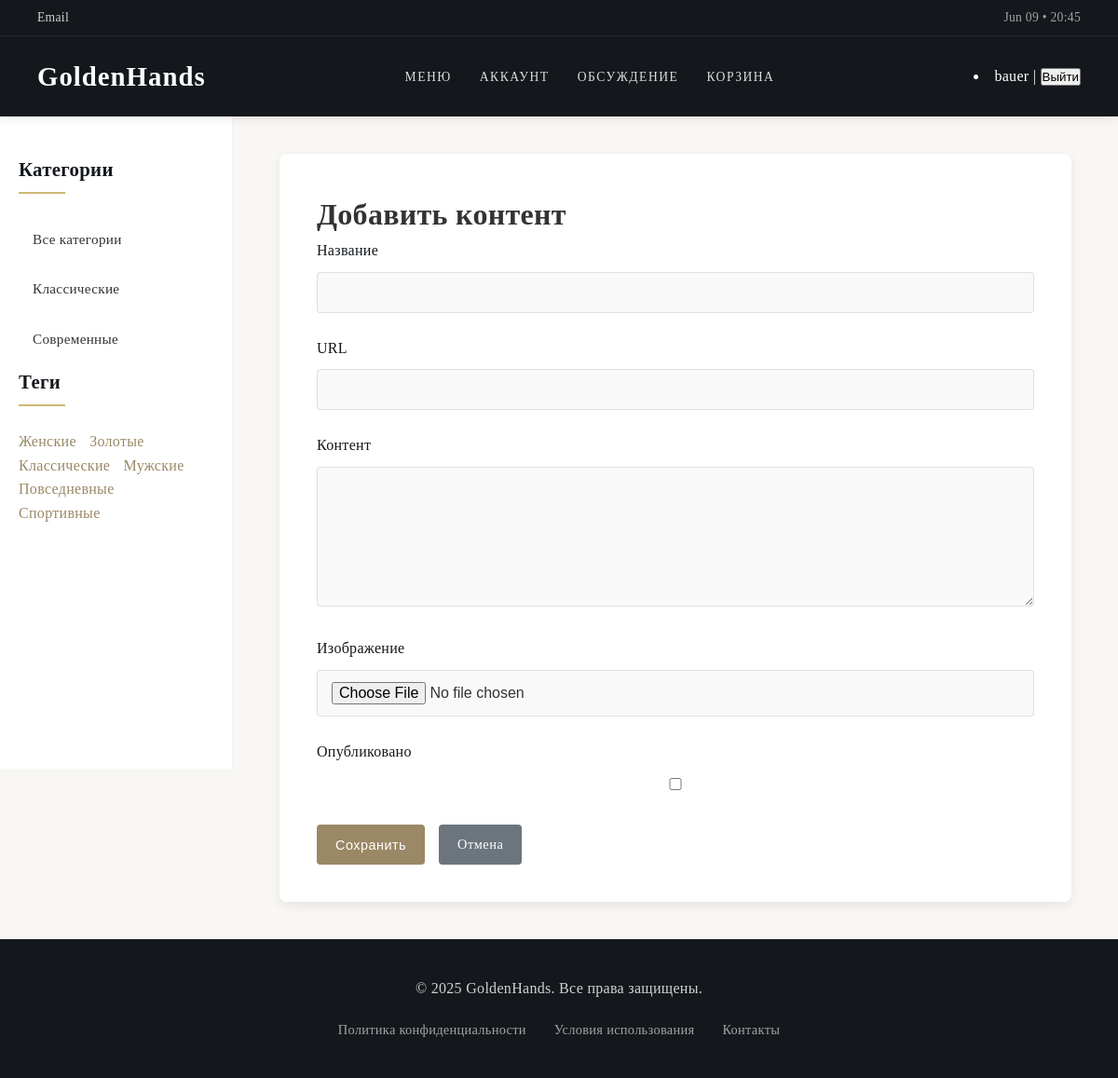
The app's page /add-user-content/ (signed in) with its own data.
### users/models.py (models this page shows)
class User(AbstractUser):
    date_birth = models.DateField(null=True, blank=True)
    photo = models.ImageField(upload_to='users/%Y/%m/%d/', blank=True)

### WebApp/models.py (models this page shows, shortened)
class Category(models.Model):
    name = models.CharField('Название', max_length=100)
    slug = models.SlugField('URL', max_length=100, unique=True)
    class Meta:
        verbose_name = 'Категория'
        verbose_name_plural = 'Категории'
        ordering = ['name']

class Tag(models.Model):
    name = models.CharField('Название', max_length=100, db_index=True)
    slug = models.SlugField('URL', max_length=255, unique=True, db_index=True)
    class Meta:
        verbose_name = 'Тег'
        verbose_name_plural = 'Теги'
        ordering = ['name']

### WebApp/views.py (the view, shortened to what this page needs)
# urls.py: path('add-user-content/', views.AddUserContentView.as_view(), name='add_user_content'),
class AddUserContentView(LoginRequiredMixin, DataMixin, CreateView):
    model = UserContent
    form_class = UserContentForm
    template_name = 'add_user_content.html'
    success_url = reverse_lazy('user_content_list')
    title_page = 'Добавить контент'

### WebApp/forms.py (shortened to what this page needs)
class UserContentForm(forms.ModelForm):
    class Meta:
        model = UserContent
        fields = ['title', 'slug', 'content', 'image', 'is_published']
        widgets = {
            'title': forms.TextInput(attrs={'class': 'form-input'}),
            'content': forms.Textarea(attrs={'cols': 50, 'rows': 5}),
            'image': forms.FileInput(),
        }
        labels = {
            'title': 'Название',
            'slug': 'URL',
            'content': 'Контент',
            'image': 'Изображение',
            'is_published': 'Опубликовано'
        }

### WebApp/templatetags/watch_tags.py (called while the page is built)
@register.inclusion_tag('list_categories.html')
def show_categories(cat_selected=0):
    cats = Category.objects.all()
    return {'cats': cats, 'cat_selected': cat_selected}

@register.inclusion_tag('list_tags.html')
def show_tags():
    tags = Tag.objects.annotate(total=Count('watches')).filter(total__gt=0)
    return {'tags': tags}

### WebApp/utils.py (called while the page is built)
    def get_mixin_context(self, context, **kwargs):
        context['menu'] = menu
        context['categories'] = Category.objects.all()
        if self.title_page:
            context['title'] = self.title_page
        context.update(kwargs)
        return context

    def get_context_data(self, **kwargs):
        context = super().get_context_data(**kwargs)
        return self.get_mixin_context(context)

### WebProgramming/context_processors.py (called while the page is built)
def current_time(request):
    return {'current_time': datetime.now().strftime("%b %d • %H:%M")}

### users/context_processors.py (called while the page is built)
def get_women_context(request):
    return {'mainmenu': menu}

### templates/add_user_content.html (shortened to what this page needs)
{% extends 'base.html' %}
{% load static %}
{% block content %}
    <div class="watch-form">
        <h1>{{ title }}</h1>
        <form method="post" enctype="multipart/form-data">
            {% for field in form %}
                <div class="form-group">
                    <label for="{{ field.id_for_label }}">{{ field.label }}</label>
                    {{ field }}
                </div>
            {% endfor %}
            <div class="form-actions">
                <button type="submit" class="btn btn-submit">Сохранить</button>
                <a href="{% url 'user_content_list' %}" class="btn btn-back">Отмена</a>
            </div>
        </form>
    </div>
{% endblock %}

### templates/base.html (shortened to what this page needs)
<!DOCTYPE html>
<html lang="ru">
<head>
    {% load static %}
    <link rel="stylesheet" href="{% static 'css/styles.css' %}">
</head>
<body>
    <header class="header">
        <div class="top-nav">
            <a href="#" class="email-link">Email</a>
            <span class="timestamp">{{ current_time|default:"Время не указано" }}</span>
        </div>
        <nav class="main-nav">
            <div class="brand-logo">
                <a href="{% url 'home' %}">GoldenHands</a>
            </div>
            <ul class="nav-links">
                <li><a href="{% url 'home' %}">Меню</a></li>
                <li><a href="{% url 'users:profile' %}">Аккаунт</a></li>
                <li><a href="{% url 'user_content_list' %}">Обсуждение</a></li>
                <li><a href="{% url 'cart' %}">Корзина</a></li>
            </ul>
            {% if user.is_authenticated %}
            <li class="last">{{ user.username }} |
                <form action="{% url 'users:logout' %}" method="post" style="display:inline;">
                    <button type="submit">Выйти</button>
                </form>
            </li>
            {% endif %}
        </nav>
    </header>
    <div class="container">
        <aside class="sidebar">
            {% block sidebar %}
                {% load watch_tags %}
                <h3>Категории</h3>
                <ul class="category-list">
                    {% if cat_selected == 0 %}
                        <li class="selected"><span>Все категории</span></li>
                    {% else %}
                        <li><a href="{% url 'home' %}">Все категории</a></li>
                    {% endif %}
                    {% show_categories cat_selected %}
                </ul>
                <h3>Теги</h3>
                {% show_tags %}
            {% endblock %}
        </aside>
        <main class="main-content">
            {% block content %}{% endblock %}
        </main>
    </div>
    <footer class="footer">
        {% block footer %}
            <p>&copy; 2025 GoldenHands. Все права защищены.</p>
            <div class="footer-links">
                <a href="#">Политика конфиденциальности</a>
                <a href="#">Условия использования</a>
                <a href="#">Контакты</a>
            </div>
        {% endblock %}
    </footer>
</body>
</html>

### templates/list_categories.html
<ul class="category-list">
    {% for cat in cats %}
        {% if cat.id == cat_selected %}
            <li class="selected"><span>{{ cat.name }}</span></li>
        {% else %}
            <li><a href="{% url 'category' cat.id %}">{{ cat.name }}</a></li>
        {% endif %}
    {% endfor %}
</ul>

### templates/list_tags.html
{% if tags %}
<ul class="tags-list">
    {% for tag in tags %}
        <li><a href="{% url 'tag' tag.slug %}">{{ tag.name }}</a></li>
    {% endfor %}
</ul>
{% endif %}

### static/css/styles.css (style rules this page uses)
* { margin: 0; padding: 0; box-sizing: border-box; }
:root { --primary-color: #14181c; --secondary-color: #9a8866; --accent-color: #d0b872; --light-color: #f8f7f4; --dark-color: #191919; --gray-color: #e0e0e0; --text-color: #333; --text-light: #717171; --border-radius: 4px; --shadow: 0 4px 12px rgba(0, 0, 0, 0.08); --transition: all 0.3s ease; }
body { font-family: 'Georgia', serif; color: var(--text-color); background-color: var(--light-color); line-height: 1.6; letter-spacing: 0.3px; }
.header { background-color: var(--primary-color); color: #fff; padding: 0; position: sticky; top: 0; z-index: 1000; box-shadow: 0 2px 10px rgba(0, 0, 0, 0.1); }
.top-nav { display: flex; justify-content: space-between; font-size: 0.85em; padding: 8px 40px; border-bottom: 1px solid rgba(255, 255, 255, 0.08); }
.email-link { color: rgba(255, 255, 255, 0.8); text-decoration: none; transition: var(--transition); }
.timestamp { color: rgba(255, 255, 255, 0.6); }
.main-nav { display: flex; justify-content: space-between; align-items: center; padding: 20px 40px; }
.brand-logo a { font-family: 'Playfair Display', serif; font-size: 1.8em; color: #fff; text-decoration: none; font-weight: 600; letter-spacing: 1px; }
.nav-links { list-style: none; display: flex; gap: 30px; }
.nav-links li a { color: rgba(255, 255, 255, 0.85); text-decoration: none; font-weight: 500; text-transform: uppercase; font-size: 0.85em; letter-spacing: 1.5px; transition: var(--transition); padding-bottom: 5px; position: relative; }
.nav-links li a::after { content: ''; position: absolute; bottom: 0; left: 0; width: 0; height: 1px; background: var(--accent-color); transition: width 0.3s; }
.container { display: flex; min-height: calc(100vh - 200px); max-width: 1400px; margin: 0 auto; }
.sidebar { width: 250px; padding: 40px 20px; background-color: #fff; border-right: 1px solid rgba(0, 0, 0, 0.05); position: sticky; top: 100px; height: calc(100vh - 100px); overflow-y: auto; }
.sidebar h3 { font-family: 'Playfair Display', serif; font-size: 1.3em; margin-bottom: 25px; color: var(--primary-color); position: relative; padding-bottom: 10px; }
.sidebar h3::after { content: ''; position: absolute; left: 0; bottom: 0; width: 50px; height: 2px; background-color: var(--accent-color); }
.category-list { list-style: none; }
.category-list li { margin-bottom: 5px; }
.category-list li a, .category-list li span { display: block; padding: 12px 15px; color: var(--text-color); text-decoration: none; font-weight: 400; transition: var(--transition); border-radius: var(--border-radius); font-size: 0.95em; }
.main-content { flex: 1; padding: 40px 50px; }
.btn { display: inline-block; padding: 10px 20px; border-radius: var(--border-radius); text-decoration: none; font-weight: 500; text-align: center; transition: var(--transition); font-size: 0.9em; border: none; cursor: pointer; letter-spacing: 0.5px; }
.btn-back, .btn-cancel { background-color: #f1f1f1; color: #333; }
.btn-submit { background-color: var(--secondary-color); color: #fff; }
.watch-form, .category-form { background-color: #fff; padding: 40px; border-radius: 8px; box-shadow: var(--shadow); }
.form-group { margin-bottom: 25px; }
.form-group label { display: block; margin-bottom: 10px; font-weight: 500; color: var(--primary-color); }
.form-group input, .form-group textarea, .form-group select { width: 100%; padding: 12px 15px; border: 1px solid rgba(0, 0, 0, 0.1); border-radius: var(--border-radius); font-size: 1em; transition: var(--transition); background-color: #f9f9f9; }
.form-group textarea { min-height: 150px; resize: vertical; }
.form-actions { display: flex; gap: 15px; margin-top: 30px; }
.footer { background-color: var(--primary-color); color: rgba(255, 255, 255, 0.8); padding: 40px; text-align: center; }
.footer p { margin-bottom: 20px; }
.footer-links { display: flex; justify-content: center; gap: 30px; }
.footer-links a { color: rgba(255, 255, 255, 0.6); text-decoration: none; transition: var(--transition); font-size: 0.9em; }
.tags-list { list-style: none; margin-top: 10px; }
.tags-list li { display: inline-block; margin-right: 10px; }
.tags-list li a { color: var(--secondary-color); text-decoration: none; transition: var(--transition); }
.btn-back { display: inline-block; padding: 10px 20px; background-color: #6c757d; color: #fff; text-decoration: none; border-radius: 4px; transition: background-color 0.3s; }

### records on screen
User: username "bauer"
Category: name "Классические"
Category: name "Современные"
Tag: name "Женские"
Tag: name "Золотые"
Tag: name "Классические"
Tag: name "Мужские"
Tag: name "Повседневные"
Tag: name "Спортивные"

### other values on screen
{{ title }} "Добавить контент"
{{ field.label }} "Название" "URL" "Контент" "Изображение" "Опубликовано"
